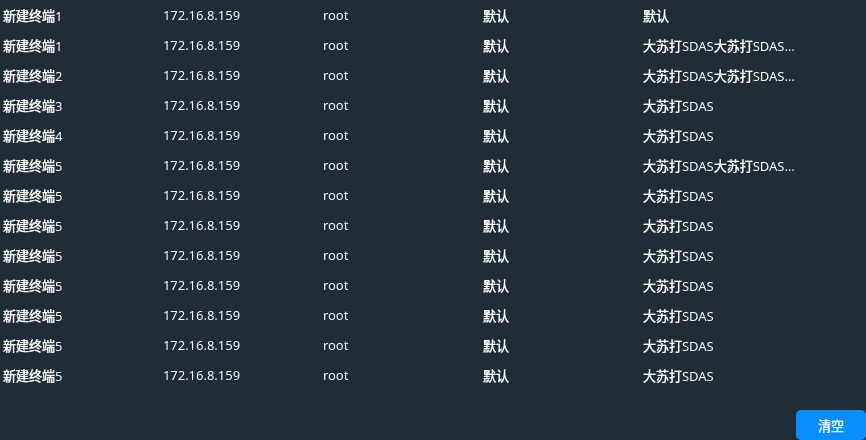
<?xml version="1.0" encoding="UTF-8"?>
<ui version="4.0">
 <class>historyconnectwidget</class>
 <widget class="QWidget" name="historyconnectwidget">
  <property name="geometry">
   <rect>
    <x>0</x>
    <y>0</y>
    <width>866</width>
    <height>440</height>
   </rect>
  </property>
  <property name="windowTitle">
   <string>Form</string>
  </property>
  <property name="styleSheet">
   <string notr="true">background-color: rgb(30, 45, 54);
color: rgb(255, 255, 255);</string>
  </property>
  <layout class="QVBoxLayout" name="verticalLayout">
   <property name="leftMargin">
    <number>0</number>
   </property>
   <property name="topMargin">
    <number>0</number>
   </property>
   <property name="rightMargin">
    <number>0</number>
   </property>
   <property name="bottomMargin">
    <number>0</number>
   </property>
   <item>
    <widget class="QWidget" name="widget_2" native="true">
     <layout class="QHBoxLayout" name="horizontalLayout" stretch="20">
      <property name="leftMargin">
       <number>0</number>
      </property>
      <property name="topMargin">
       <number>0</number>
      </property>
      <property name="rightMargin">
       <number>0</number>
      </property>
      <property name="bottomMargin">
       <number>0</number>
      </property>
      <item>
       <widget class="QTableWidget" name="tableWidget_history">
        <property name="minimumSize">
         <size>
          <width>0</width>
          <height>0</height>
         </size>
        </property>
        <property name="font">
         <font>
          <family>OPPOSans B</family>
          <pointsize>10</pointsize>
          <stylestrategy>PreferAntialias</stylestrategy>
         </font>
        </property>
        <property name="focusPolicy">
         <enum>Qt::NoFocus</enum>
        </property>
        <property name="styleSheet">
         <string notr="true">QTableWidget::item:hover{
	background-color:rgba(92,188,227,0)
}
QTableWidget::item:selected{
	background-color:#1B89A1
}

QHeaderView::section,QTableCornerButton:section{
    padding:5px; 
    margin:0px; 
    
	font: 10pt &quot;OPPOSans B&quot;;
	color: rgb(255, 255, 255);
    border:1px solid #242424;
    border-left-width:0px; 
    border-right-width:0px; 
    border-top-width:0px; 
    border-bottom-width:0px;
	background:qlineargradient(spread:pad,x1:0,y1:0,x2:0,y2:1,stop:0 #646464,stop:1 #525252); 
}
QTableWidget{
	border:none;
	background-color: rgb(30, 45, 54);
	color: rgb(255, 255, 255);
}

QScrollBar:vertical {
    width: 10px;
	background-color: rgba(0, 41, 69, 0);
    margin: 0px,0px,0px,0px;
    padding-top: 0px;		/*//隐藏上下的箭头*/
    padding-bottom: 0px;
}
QScrollBar::handle:vertical {
    width: 10px;
	
	background-color: rgb(239, 239, 239);
    /*滚动条两端变成椭圆 */
    border-radius: 2px;
    min-height: 0;
}

QScrollBar::sub-page:vertical {
    
	background-color: rgba(255, 255, 255, 0);
}
QScrollBar::add-page:vertical 
{
    background-color: rgba(255, 255, 255, 0);
}

QScrollBar::add-line:vertical {
	border: none;
    height: 0px;
    subcontrol-position: bottom;
    subcontrol-origin: margin;
}
QScrollBar::sub-line:vertical {
    border: none;
    height: 0px;
    subcontrol-position: top;
    subcontrol-origin: margin;
}

QScrollBar::down-arrow:vertical {
    border:none;
}
QScrollBar::up-arrow:vertical {
    border:none;
}</string>
        </property>
        <property name="verticalScrollBarPolicy">
         <enum>Qt::ScrollBarAsNeeded</enum>
        </property>
        <property name="horizontalScrollBarPolicy">
         <enum>Qt::ScrollBarAlwaysOff</enum>
        </property>
        <property name="sizeAdjustPolicy">
         <enum>QAbstractScrollArea::AdjustIgnored</enum>
        </property>
        <property name="editTriggers">
         <set>QAbstractItemView::NoEditTriggers</set>
        </property>
        <property name="dragDropMode">
         <enum>QAbstractItemView::NoDragDrop</enum>
        </property>
        <property name="selectionMode">
         <enum>QAbstractItemView::SingleSelection</enum>
        </property>
        <property name="selectionBehavior">
         <enum>QAbstractItemView::SelectRows</enum>
        </property>
        <property name="textElideMode">
         <enum>Qt::ElideMiddle</enum>
        </property>
        <property name="showGrid">
         <bool>false</bool>
        </property>
        <property name="gridStyle">
         <enum>Qt::NoPen</enum>
        </property>
        <property name="sortingEnabled">
         <bool>false</bool>
        </property>
        <attribute name="horizontalHeaderVisible">
         <bool>false</bool>
        </attribute>
        <attribute name="horizontalHeaderCascadingSectionResizes">
         <bool>false</bool>
        </attribute>
        <attribute name="horizontalHeaderDefaultSectionSize">
         <number>160</number>
        </attribute>
        <attribute name="horizontalHeaderHighlightSections">
         <bool>false</bool>
        </attribute>
        <attribute name="horizontalHeaderMinimumSectionSize">
         <number>100</number>
        </attribute>
        <attribute name="horizontalHeaderShowSortIndicator" stdset="0">
         <bool>false</bool>
        </attribute>
        <attribute name="horizontalHeaderStretchLastSection">
         <bool>true</bool>
        </attribute>
        <attribute name="verticalHeaderVisible">
         <bool>false</bool>
        </attribute>
        <attribute name="verticalHeaderDefaultSectionSize">
         <number>30</number>
        </attribute>
        <attribute name="verticalHeaderMinimumSectionSize">
         <number>25</number>
        </attribute>
        <row>
         <property name="text">
          <string>新建行</string>
         </property>
         <property name="font">
          <font>
           <family>OPPOSans B</family>
           <pointsize>10</pointsize>
           <stylestrategy>PreferAntialias</stylestrategy>
          </font>
         </property>
         <property name="textAlignment">
          <set>AlignLeading|AlignVCenter</set>
         </property>
        </row>
        <row>
         <property name="text">
          <string>新建行</string>
         </property>
        </row>
        <row>
         <property name="text">
          <string>新建行</string>
         </property>
        </row>
        <row>
         <property name="text">
          <string>新建行</string>
         </property>
        </row>
        <row>
         <property name="text">
          <string>新建行</string>
         </property>
        </row>
        <row>
         <property name="text">
          <string>新建行</string>
         </property>
        </row>
        <row>
         <property name="text">
          <string>新建行</string>
         </property>
        </row>
        <row>
         <property name="text">
          <string>新建行</string>
         </property>
        </row>
        <row>
         <property name="text">
          <string>新建行</string>
         </property>
        </row>
        <row>
         <property name="text">
          <string>新建行</string>
         </property>
        </row>
        <row>
         <property name="text">
          <string>新建行</string>
         </property>
        </row>
        <row>
         <property name="text">
          <string>新建行</string>
         </property>
        </row>
        <row>
         <property name="text">
          <string>新建行</string>
         </property>
        </row>
        <column>
         <property name="text">
          <string>名称</string>
         </property>
         <property name="font">
          <font>
           <family>OPPOSans B</family>
           <pointsize>10</pointsize>
           <stylestrategy>PreferAntialias</stylestrategy>
          </font>
         </property>
         <property name="textAlignment">
          <set>AlignLeading|AlignVCenter</set>
         </property>
        </column>
        <column>
         <property name="text">
          <string>主机</string>
         </property>
         <property name="font">
          <font>
           <family>OPPOSans B</family>
           <pointsize>10</pointsize>
           <stylestrategy>PreferAntialias</stylestrategy>
          </font>
         </property>
         <property name="textAlignment">
          <set>AlignLeading|AlignVCenter</set>
         </property>
        </column>
        <column>
         <property name="text">
          <string>用户</string>
         </property>
         <property name="font">
          <font>
           <family>OPPOSans B</family>
           <pointsize>10</pointsize>
           <stylestrategy>PreferAntialias</stylestrategy>
          </font>
         </property>
         <property name="textAlignment">
          <set>AlignLeading|AlignVCenter</set>
         </property>
        </column>
        <column>
         <property name="text">
          <string>分组</string>
         </property>
         <property name="font">
          <font>
           <family>OPPOSans B</family>
           <pointsize>10</pointsize>
           <stylestrategy>PreferAntialias</stylestrategy>
          </font>
         </property>
         <property name="textAlignment">
          <set>AlignLeading|AlignVCenter</set>
         </property>
        </column>
        <column>
         <property name="text">
          <string>备注</string>
         </property>
         <property name="font">
          <font>
           <family>OPPOSans B</family>
           <pointsize>10</pointsize>
           <stylestrategy>PreferAntialias</stylestrategy>
          </font>
         </property>
         <property name="textAlignment">
          <set>AlignLeading|AlignVCenter</set>
         </property>
        </column>
        <column>
         <property name="text">
          <string>操作</string>
         </property>
         <property name="font">
          <font>
           <family>OPPOSans B</family>
           <pointsize>10</pointsize>
           <stylestrategy>PreferAntialias</stylestrategy>
          </font>
         </property>
         <property name="textAlignment">
          <set>AlignLeading|AlignVCenter</set>
         </property>
        </column>
        <item row="0" column="0">
         <property name="text">
          <string>新建终端1</string>
         </property>
        </item>
        <item row="0" column="1">
         <property name="text">
          <string>172.16.8.159</string>
         </property>
        </item>
        <item row="0" column="2">
         <property name="text">
          <string>root</string>
         </property>
        </item>
        <item row="0" column="3">
         <property name="text">
          <string>默认</string>
         </property>
        </item>
        <item row="0" column="4">
         <property name="text">
          <string>默认</string>
         </property>
        </item>
        <item row="1" column="0">
         <property name="text">
          <string>新建终端1</string>
         </property>
        </item>
        <item row="1" column="1">
         <property name="text">
          <string>172.16.8.159</string>
         </property>
        </item>
        <item row="1" column="2">
         <property name="text">
          <string>root</string>
         </property>
        </item>
        <item row="1" column="3">
         <property name="text">
          <string>默认</string>
         </property>
        </item>
        <item row="1" column="4">
         <property name="text">
          <string>大苏打SDAS大苏打SDAS大苏打SDAS大苏打SDAS大苏打SDAS</string>
         </property>
        </item>
        <item row="2" column="0">
         <property name="text">
          <string>新建终端2</string>
         </property>
        </item>
        <item row="2" column="1">
         <property name="text">
          <string>172.16.8.159</string>
         </property>
        </item>
        <item row="2" column="2">
         <property name="text">
          <string>root</string>
         </property>
        </item>
        <item row="2" column="3">
         <property name="text">
          <string>默认</string>
         </property>
        </item>
        <item row="2" column="4">
         <property name="text">
          <string>大苏打SDAS大苏打SDAS大苏打SDAS大苏打SDAS</string>
         </property>
        </item>
        <item row="3" column="0">
         <property name="text">
          <string>新建终端3</string>
         </property>
        </item>
        <item row="3" column="1">
         <property name="text">
          <string>172.16.8.159</string>
         </property>
        </item>
        <item row="3" column="2">
         <property name="text">
          <string>root</string>
         </property>
        </item>
        <item row="3" column="3">
         <property name="text">
          <string>默认</string>
         </property>
        </item>
        <item row="3" column="4">
         <property name="text">
          <string>大苏打SDAS</string>
         </property>
        </item>
        <item row="4" column="0">
         <property name="text">
          <string>新建终端4</string>
         </property>
        </item>
        <item row="4" column="1">
         <property name="text">
          <string>172.16.8.159</string>
         </property>
        </item>
        <item row="4" column="2">
         <property name="text">
          <string>root</string>
         </property>
        </item>
        <item row="4" column="3">
         <property name="text">
          <string>默认</string>
         </property>
        </item>
        <item row="4" column="4">
         <property name="text">
          <string>大苏打SDAS</string>
         </property>
        </item>
        <item row="5" column="0">
         <property name="text">
          <string>新建终端5</string>
         </property>
        </item>
        <item row="5" column="1">
         <property name="text">
          <string>172.16.8.159</string>
         </property>
        </item>
        <item row="5" column="2">
         <property name="text">
          <string>root</string>
         </property>
         <property name="textAlignment">
          <set>AlignLeading|AlignVCenter</set>
         </property>
        </item>
        <item row="5" column="3">
         <property name="text">
          <string>默认</string>
         </property>
        </item>
        <item row="5" column="4">
         <property name="text">
          <string>大苏打SDAS大苏打SDAS大苏打SDAS大苏打SDAS</string>
         </property>
        </item>
        <item row="6" column="0">
         <property name="text">
          <string>新建终端5</string>
         </property>
        </item>
        <item row="6" column="1">
         <property name="text">
          <string>172.16.8.159</string>
         </property>
        </item>
        <item row="6" column="2">
         <property name="text">
          <string>root</string>
         </property>
        </item>
        <item row="6" column="3">
         <property name="text">
          <string>默认</string>
         </property>
        </item>
        <item row="6" column="4">
         <property name="text">
          <string>大苏打SDAS</string>
         </property>
        </item>
        <item row="7" column="0">
         <property name="text">
          <string>新建终端5</string>
         </property>
        </item>
        <item row="7" column="1">
         <property name="text">
          <string>172.16.8.159</string>
         </property>
        </item>
        <item row="7" column="2">
         <property name="text">
          <string>root</string>
         </property>
        </item>
        <item row="7" column="3">
         <property name="text">
          <string>默认</string>
         </property>
        </item>
        <item row="7" column="4">
         <property name="text">
          <string>大苏打SDAS</string>
         </property>
        </item>
        <item row="8" column="0">
         <property name="text">
          <string>新建终端5</string>
         </property>
        </item>
        <item row="8" column="1">
         <property name="text">
          <string>172.16.8.159</string>
         </property>
        </item>
        <item row="8" column="2">
         <property name="text">
          <string>root</string>
         </property>
        </item>
        <item row="8" column="3">
         <property name="text">
          <string>默认</string>
         </property>
        </item>
        <item row="8" column="4">
         <property name="text">
          <string>大苏打SDAS</string>
         </property>
        </item>
        <item row="9" column="0">
         <property name="text">
          <string>新建终端5</string>
         </property>
        </item>
        <item row="9" column="1">
         <property name="text">
          <string>172.16.8.159</string>
         </property>
        </item>
        <item row="9" column="2">
         <property name="text">
          <string>root</string>
         </property>
        </item>
        <item row="9" column="3">
         <property name="text">
          <string>默认</string>
         </property>
        </item>
        <item row="9" column="4">
         <property name="text">
          <string>大苏打SDAS</string>
         </property>
        </item>
        <item row="10" column="0">
         <property name="text">
          <string>新建终端5</string>
         </property>
        </item>
        <item row="10" column="1">
         <property name="text">
          <string>172.16.8.159</string>
         </property>
        </item>
        <item row="10" column="2">
         <property name="text">
          <string>root</string>
         </property>
        </item>
        <item row="10" column="3">
         <property name="text">
          <string>默认</string>
         </property>
        </item>
        <item row="10" column="4">
         <property name="text">
          <string>大苏打SDAS</string>
         </property>
        </item>
        <item row="11" column="0">
         <property name="text">
          <string>新建终端5</string>
         </property>
        </item>
        <item row="11" column="1">
         <property name="text">
          <string>172.16.8.159</string>
         </property>
        </item>
        <item row="11" column="2">
         <property name="text">
          <string>root</string>
         </property>
        </item>
        <item row="11" column="3">
         <property name="text">
          <string>默认</string>
         </property>
        </item>
        <item row="11" column="4">
         <property name="text">
          <string>大苏打SDAS</string>
         </property>
        </item>
        <item row="12" column="0">
         <property name="text">
          <string>新建终端5</string>
         </property>
        </item>
        <item row="12" column="1">
         <property name="text">
          <string>172.16.8.159</string>
         </property>
        </item>
        <item row="12" column="2">
         <property name="text">
          <string>root</string>
         </property>
        </item>
        <item row="12" column="3">
         <property name="text">
          <string>默认</string>
         </property>
        </item>
        <item row="12" column="4">
         <property name="text">
          <string>大苏打SDAS</string>
         </property>
        </item>
       </widget>
      </item>
     </layout>
    </widget>
   </item>
   <item>
    <widget class="QWidget" name="horizontalWidget" native="true">
     <layout class="QHBoxLayout" name="horizontalLayout_2">
      <property name="leftMargin">
       <number>0</number>
      </property>
      <property name="topMargin">
       <number>0</number>
      </property>
      <property name="rightMargin">
       <number>0</number>
      </property>
      <property name="bottomMargin">
       <number>0</number>
      </property>
      <item>
       <spacer name="horizontalSpacer">
        <property name="orientation">
         <enum>Qt::Horizontal</enum>
        </property>
        <property name="sizeHint" stdset="0">
         <size>
          <width>40</width>
          <height>20</height>
         </size>
        </property>
       </spacer>
      </item>
      <item>
       <widget class="QToolButton" name="toolButton_clear">
        <property name="minimumSize">
         <size>
          <width>70</width>
          <height>30</height>
         </size>
        </property>
        <property name="maximumSize">
         <size>
          <width>70</width>
          <height>30</height>
         </size>
        </property>
        <property name="font">
         <font>
          <family>OPPOSans B</family>
          <pointsize>10</pointsize>
          <stylestrategy>PreferAntialias</stylestrategy>
         </font>
        </property>
        <property name="styleSheet">
         <string notr="true">QToolButton {
	color: rgb(255, 255, 255);
	background-color: rgb(7, 143, 255);
	border-radius: 5px;
}

QToolButton::menu-indicator { 
	image: None;
}

 
QToolButton:hover {
	color: rgb(255, 255, 255);
	background-color: rgb(7, 143, 255);
}</string>
        </property>
        <property name="text">
         <string>清空</string>
        </property>
       </widget>
      </item>
     </layout>
    </widget>
   </item>
  </layout>
 </widget>
 <resources/>
 <connections/>
</ui>
